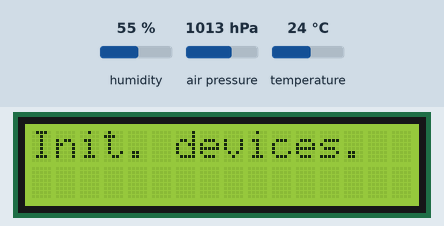
Simulated run of this sketch. Board: Arduino Uno, built with avr-gcc and run on an emulated ATmega328P. Shown: 16×2 character LCD. Inputs (shaded band) come from the test bench; at power-on: humidity 55 %, air pressure 1013 hPa, temperature 24 °C. The local clock reads 2024-03-15 10:24:30 at power-on unless the sketch sets it; storage starts empty; what the sketch prints to the serial monitor is not drawn.

Above: at 0.1 s.
At 0.7 s:
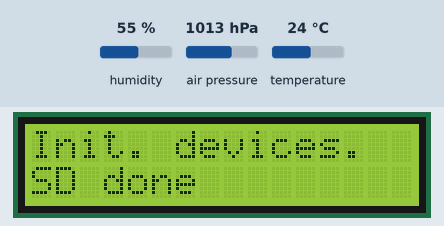
At 1.2 s:
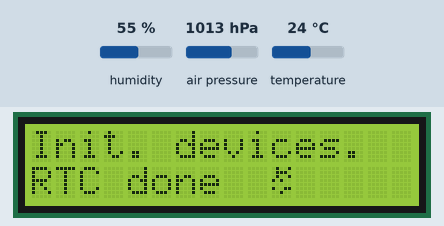
At 1.7 s:
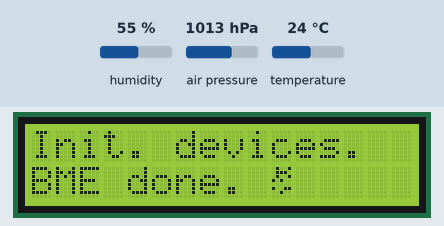
At 2.2 s:
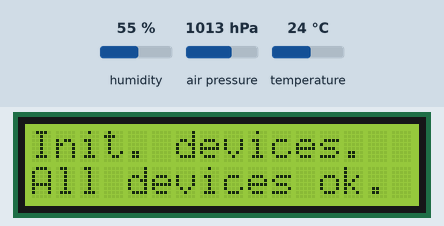
At 5.3 s:
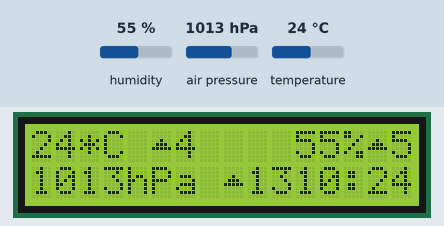

Measured:
- what the display in image 1 shows lasts 0.6 s, from 0.6 s to 1.2 s
- what the display in image 4 shows lasts 3.0 s, from 2.2 s to 5.2 s

The sketch:

EnvironmentLogger.ino
```cpp
// Environment Data Logger
// Purpose:: learn electronic circuit and component, Arduino software
// every 1 min, capture data and store SD card.

// Date and time functions using a DS3231 RTC connected via I2C and Wire lib
//  Hardware component
//  RTC DS3221
//  BME280
//  Micro SD card IF
//  16x2 LCD temporary, will be taken place by OELD 128x64

#include <Wire.h>
#include <SPI.h>
#include <SD.h>
#include <Adafruit_Sensor.h>
#include <Adafruit_BME280.h>
//#include "Adafruit_MAX31855.h"
#include "RTClib.h"
#include "Time.h"
#include <LiquidCrystal_I2C.h>

/*
    I2C Bus device addresses A4:SDA, A5:SCL VDD=3.3V
    RTC     0x68, EEPROM 0x57
    BME280  0x76
    I2C LCD 0x3F
*/

/*
   SPI CS D10, CLK D13, MOSI D11, MISO D12
   SD card 5V
*/

LiquidCrystal_I2C lcd(0x3F, 16, 2);
RTC_DS3231 rtc;

Adafruit_BME280 bme;
#define SEALEVELPRESSURE_HPA (1013.25)

char daysOfTheWeek[7][12] = {"Sun", "Mon", "Tue", "Wed", "Thu", "Fri", "Sat"};

unsigned long delayTime = 60000;
unsigned long Temp, Humid, Press, Alt;
unsigned long Temp_o, Humid_o, Press_o, Alt_o;
char filename;

byte UpArrow[8] = {
  0b00000,
  0b00000,
  0b00100,
  0b01110,
  0b11111,
  0b00000,
  0b00000,
  0b00000
};

byte DownArrow[8] = {
  0b00000,
  0b00000,
  0b00000,
  0b11111,
  0b01110,
  0b00100,
  0b00000,
  0b00000
};

void setup () {

  Temp_o = 20; Humid_o = 50; Press_o = 1000, Alt_o = 80;

  // Open serial communications and wait for port to open:
  Serial.begin(9600);
  // I2C setup
  Wire.begin();
  // I2C LCD setup
  Serial.println("Devices init ");
  Serial.println("Init LCD ");

  lcd.begin();
  lcd.clear();
  lcd.home();
  lcd.println("Init. devices. ");

  lcd.createChar(0, UpArrow);
  lcd.createChar(1, DownArrow);

  delay(500);

  //SD card setup
  Serial.println("Init SD card ");
  lcd.print("Init SD card ");

  if (!SD.begin(10)) {
    Serial.println("Init failed!");
    lcd.println("SD failed!");
    while (1);
  }
  Serial.println("SD done ");
  lcd.setCursor(0, 1);
  lcd.print("SD done ");

  delay(500); // wait for sensor stablity

  //RTC card setup
  if (! rtc.begin()) {
    Serial.println("No RTC ");
    lcd.println("No RTC");
    while (1);
  }
  Serial.println("RTC done.");
  lcd.setCursor(0, 1);
  lcd.println("RTC done ");

  if (rtc.lostPower()) {
    Serial.println("RTC lost power, lets set the time!");
    // following line sets the RTC to the date & time this sketch was compiled
    rtc.adjust(DateTime(F(__DATE__), F(__TIME__)));
    // This line sets the RTC with an explicit date & time, for example to set
    // January 21, 2014 at 3am you would call:
    // rtc.adjust(DateTime(2014, 1, 21, 3, 0, 0));
  }

  delay(500); // wait for sensor stablity

  //BME setup
  if (!bme.begin(0x76)) {
    Serial.println("No BME280!!");
    lcd.setCursor(0, 1);
    lcd.print("No BME280!!");
    while (1);
  }
  Serial.println("BME done.");
  lcd.setCursor(0, 1);
  lcd.println("BME done.");

  delay(500);
  lcd.setCursor(0, 1);
  lcd.print("All devices ok.");
  delay(3000);

}

void loop () {
  lcd.clear();
  DateTime now = rtc.now();
/*
  lcd.print(now.hour(), DEC);
  lcd.print(':');
  lcd.print(Fnow.minute(), DEC);
*/

  // Read values from BME280 sensor
  Temp = bme.readTemperature();
  Humid = bme.readHumidity();
  Press = bme.readPressure() / 100.0F;
  bme.readAltitude(SEALEVELPRESSURE_HPA);

  // lcdprt(); //write 16x2 LCD
  serialprt(); //write serial console
  csvout(); //write sd card

  if (Temp > Temp_o) {
    lcd.print(Temp); lcd.print(F("*C ")); lcd.write(byte(0)); lcd.print(Temp - Temp_o);lcd.print(F(" "));
  }
  else if (Temp < Temp_o) {
    lcd.print(Temp); lcd.print(F("*C ")); lcd.write((byte)1); lcd.print(Temp_o - Temp);lcd.print(F(" "));
  }
  else {
    lcd.print(Temp);lcd.print(F("*C "));lcd.print(F(" "));
  }

  lcd.setCursor(11,0);
  if (Humid > Humid_o) {
    lcd.print(Humid); lcd.print(F("%")); lcd.write(byte(0)); lcd.print(Humid - Humid_o);
  }
  else if (Humid < Humid_o) {
    lcd.print(Humid); lcd.print(F("%")); lcd.write((byte)1); lcd.print(Humid_o - Humid);
  }
  else {
    lcd.print(Humid);lcd.print(F("%"));
  }

  lcd.setCursor(0, 1);
  if (Press > Press_o) {
    lcd.print(Press); lcd.print("hPa "); lcd.write(byte(0)); lcd.print(Press - Press_o);
  }
  else if (Press < Press_o) {
    lcd.print(Press); lcd.print("hPa "); lcd.write((byte)1); lcd.print(Press_o - Press);
  }
  else {
    lcd.print(Press);lcd.print("hPa ");
  }
  lcd.setCursor(11,1);
  lcd.print( now.hour());
  lcd.print( ':');
  lcd.print( now.minute());
  lcd.home();

//every 10 mins
  delay(600000);

  Temp_o = Temp;
  Humid_o = Humid;
  Press_o = Press;
}

void csvout() {

  File datafile = SD.open("data.log",FILE_WRITE);

  DateTime now = rtc.now();

  datafile.print( now.year());
  datafile.print( '/');
  datafile.print( now.month());
  datafile.print( '/');
  datafile.print( now.day());
  datafile.print( ",");
  datafile.print( now.hour());
  datafile.print( ':');
  datafile.print( now.minute());
  datafile.print( ':');
  datafile.print( now.second());
  datafile.print( ",");
  datafile.print( Temp);
  datafile.print( ",");
  datafile.print( Humid);
  datafile.print( ",");
  datafile.print( Press);
  datafile.print( ",");
  datafile.print( Alt);
  datafile.println();
  datafile.close();
}

void serialprt() {

  DateTime now = rtc.now();

  Serial.print(now.year(), DEC);
  Serial.print('/');
  Serial.print( now.month(), DEC);
  Serial.print( '/');
  Serial.print( now.day(), DEC);
  Serial.print( ",");
  Serial.print( now.hour(), DEC);
  Serial.print( ':');
  Serial.print( now.minute(), DEC);
  Serial.print( ':');
  Serial.print( now.second(), DEC);
  Serial.print( ",");
  Serial.print( Temp);
  Serial.print( ",");
  Serial.print( Humid);
  Serial.print( ",");
  Serial.print( Press);
  Serial.print( ",");
  Serial.print( Alt);
  Serial.println();

}
```
